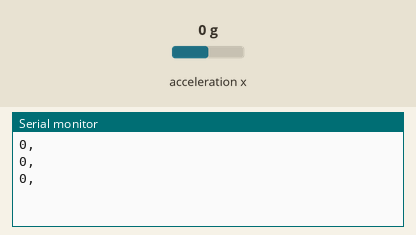
Simulated run of this sketch. Board: Arduino Leonardo, built with avr-gcc and run on an emulated ATmega32U4. On the bench: the last lines printed to the serial monitor. Inputs (shaded band) come from the test bench; at power-on: acceleration x 0 g.

Above: at 1.3 s.
1.4 s: acceleration x set to -1.4 g
At 1.9 s:
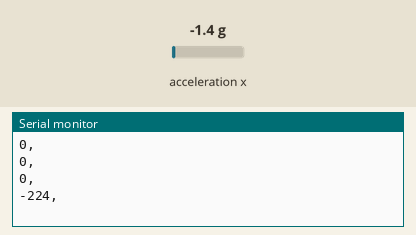
2.9 s: acceleration x set to -0.8 g
At 3.4 s:
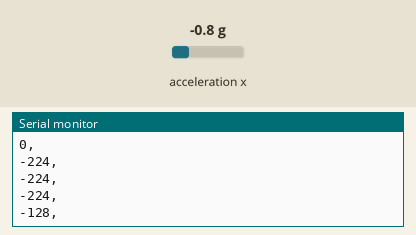
Timing chart, 0 to 5.9 s (numbered marks = the images above; inputs shaded):
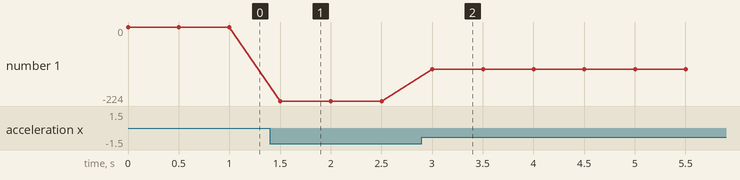

The sketch:

_03-print.ino
```cpp
#include <Esplora.h>

void setup() {
  Serial.begin(9600);
}

void loop() {
  int xAxis = Esplora.readAccelerometer(X_AXIS);
  Serial.print(xAxis);
  Serial.print(',');
  Serial.println();
  delay(500);
}
```

Measured:
- after the input at 1.4 s, the serial monitor: prints a new line after 0.10 s (image 1)
- after the input at 2.9 s, the serial monitor: prints a new line after 0.10 s (image 2)
- plotted number 1: 0 → -224 after the input at 1.4 s, -224 → -128 after the input at 2.9 s
